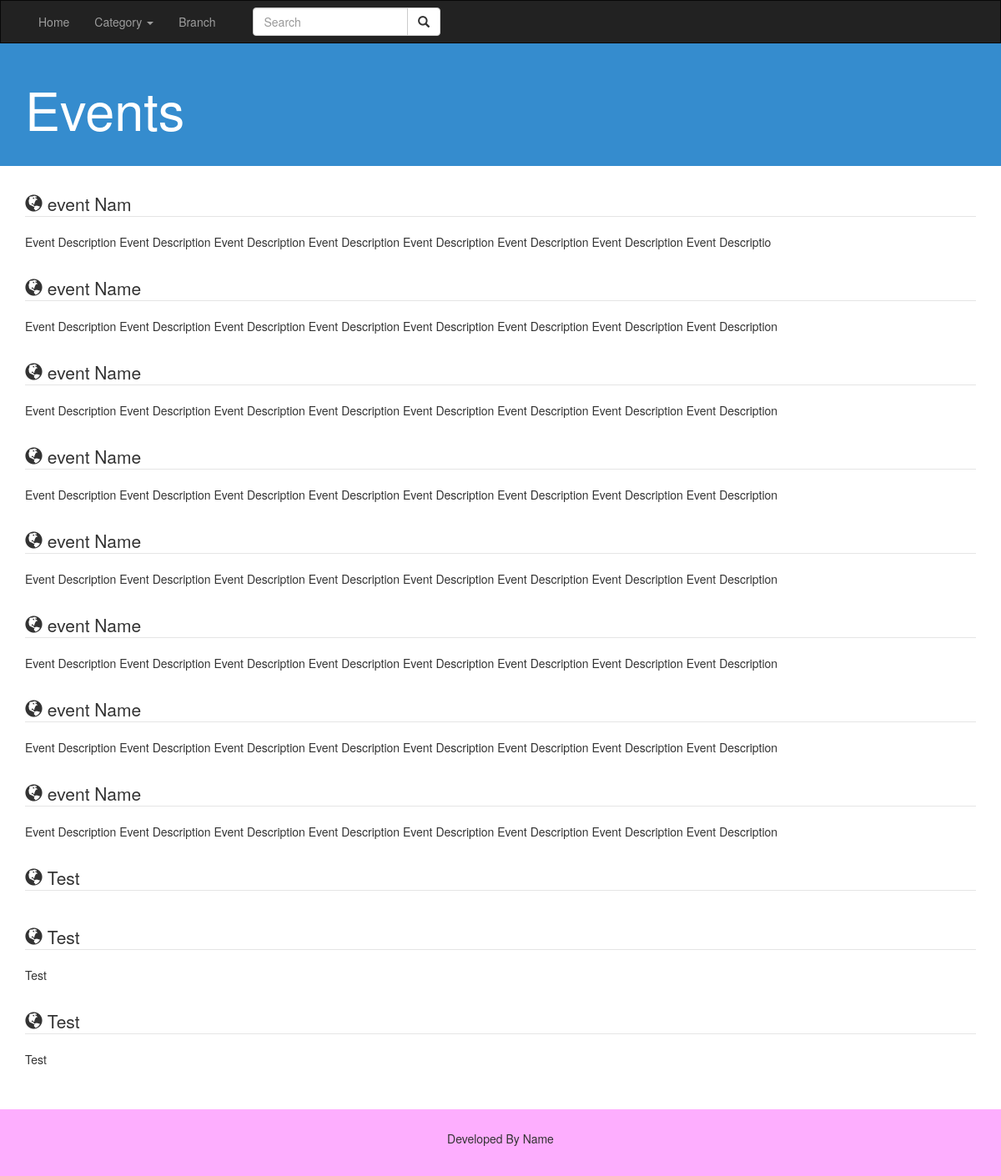
/event.php, run on an earlier commit of the app's database.
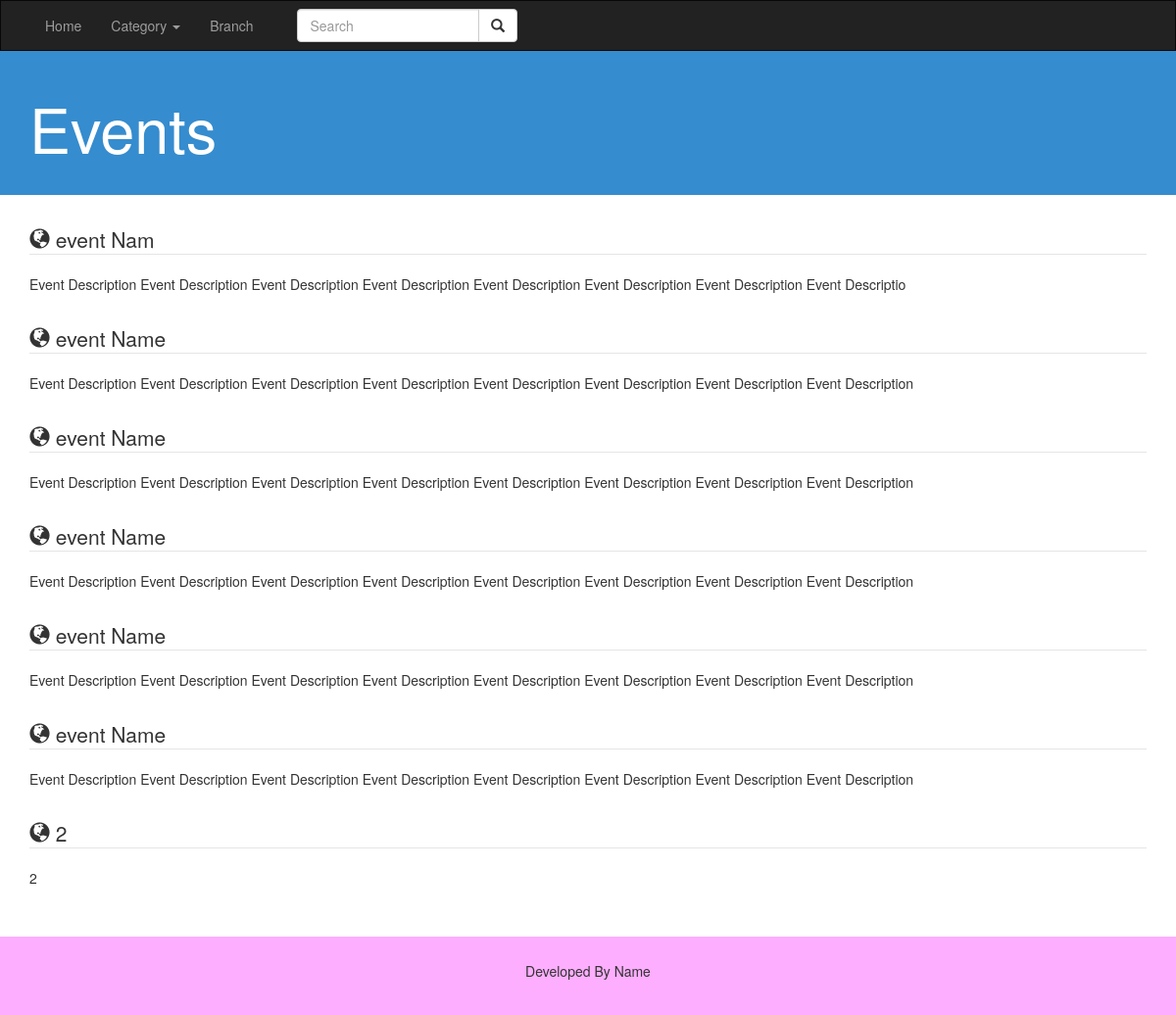
And on a later commit of the database.
### tables this page shows
CREATE TABLE IF NOT EXISTS `tbl_events` (
  `eventId` int(11) NOT NULL AUTO_INCREMENT,
  `eventName` varchar(200) NOT NULL,
  `eventDescription` varchar(500) NOT NULL,
  PRIMARY KEY (`eventId`)
);

### lib/Database.php (called while the page is built, shortened)
<?php
class Database{
	public $host   = DB_HOST;
	public $user   = DB_USER;
	public $pass   = DB_PASS;
	public $dbname = DB_NAME;
	public $link;
	private function connecDB()
	{
		$this->link = new mysqli($this->host, $this->user, $this->pass, $this->dbname);
	}
	public function select($query)
	{
		$result = $this->link->query($query) or die ($this->link->error.__LINE__);
		if($result->num_rows > 0){
			return $result;
		}
		else{
			return false;
		}
	}
}
?>

### event.php (the view)
<?php include "inc/header.php";?>
<?php
	$db = new Database();
?>
    <div class="jumbotron jumbotron-sm">
        <div class="container">
            <div class="row">
                <div class="col-sm-12 col-lg-12">
                    <h1 class="h1">Events</h1>
                </div>
            </div>
        </div>
    </div>
    <div class="container">
        <div class="row">
	   <?php
			$query="select * from tbl_events";
			$post=$db->select($query);
			if($post)
			{
				while($result=$post->fetch_assoc())
				{
		?>
            <div class="col-md-12">
                <legend><span class="glyphicon glyphicon-globe"></span> <?php echo $result['eventName']; ?> </legend>
                    <p> <?php echo $result['eventDescription']; ?> </p>
                <br>
            </div>
		<?php
				}
			}
		?>
        </div>
    </div>
<?php include "inc/footer.php"; ?>

What changed in the data, as far as the page shows it:
removed tbl_events: eventName "event Name", eventDescription "Event Description Event Description Event Description Event Description Event Description Event Description Event Description Event Description"
removed tbl_events: eventName "event Name", eventDescription "Event Description Event Description Event Description Event Description Event Description Event Description Event Description Event Description"
removed tbl_events: eventName "Test", eventDescription "Test"
removed tbl_events: eventName "Test", eventDescription "Test"
changed tbl_events (number 7 of 7 on the later page): eventName "Test" → "2"; eventDescription (not shown) → "2"
